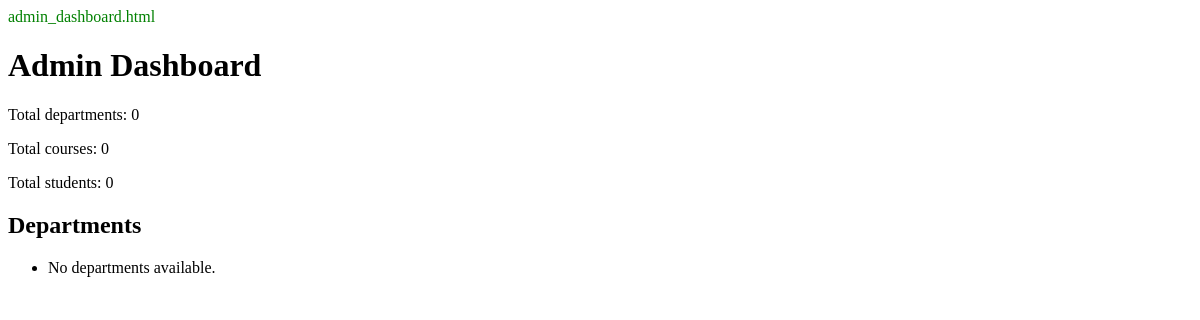
Before: /dashboard/ (signed in) with the older database file.
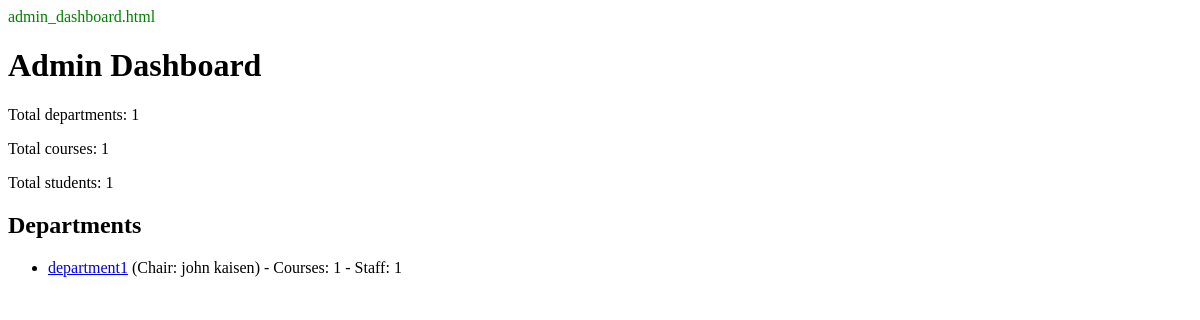
After: the same page with the newer database file.
### academics/models.py (models this page shows, shortened)
class Department(models.Model):
    name = models.CharField(max_length=255)
    chairperson = models.ForeignKey(
        settings.AUTH_USER_MODEL,
        on_delete=models.SET_NULL,
        null=True, blank=True,
        related_name='chaired_departments',
    )
    class Meta:
        ordering = ['name']

### users/models.py (models this page shows, shortened)
class CustomUser(AbstractUser):
    username = None
    phone = models.CharField(max_length=20, blank=True)
    email = models.CharField(max_length=50,unique=True)
    address = models.CharField(max_length=50, blank=True)
    dob = models.DateField(null=True, blank=True)
    role = models.CharField(
        max_length=20,
        choices=[('admin', 'Admin'), ('instructor', 'Instructor')],
        default='instructor',
    )
    department = models.ForeignKey(
        'academics.Department',
        on_delete=models.SET_NULL,
        null=True, blank=True,
        related_name='staff',
    )
    USERNAME_FIELD = 'email'
    REQUIRED_FIELDS = ['first_name', 'last_name']
    objects = CustomUserManager()

### academics/views.py (the view, shortened to what this page needs)
# urls.py: path('dashboard/', views.dashboard, name='dashboard'),
@login_required
def dashboard(request):
    user = request.user
    if user.role == 'admin':
        context = {
        'departments': Department.objects.all(),
        'total_students': Student.objects.count(),
        'total_courses': Course.objects.count(),
        }
        return render(request, 'academics/admin_dashboard.html', context)

### academics/templates/academics/admin_dashboard.html
<div style="color: green;">admin_dashboard.html</div>
<h1>Admin Dashboard</h1>
<p>Total departments: {{ departments.count }}</p>
<p>Total courses: {{ total_courses }}</p>
<p>Total students: {{ total_students }}</p>
<h2>Departments</h2>
<ul>
  {% for department in departments %}
    <li>
      <a href="{% url 'academics:department_detail' department.pk %}">{{ department.name }}</a>
      (Chair: {{ department.chairperson.get_full_name }})
      - Courses: {{ department.courses.count }}
      - Staff: {{ department.staff.count }}
    </li>
  {% empty %}
    <li>No departments available.</li>
  {% endfor %}
</ul>

Changed rows visible on the page:
added Department: name "department1", chairperson.get_full_name "john kaisen", courses.count "1", staff.count "1"
Other visible differences:
{{ departments.count }}: "0" → "1"
{{ total_courses }}: "0" → "1"
{{ total_students }}: "0" → "1"
text no longer shown: "No departments available."
